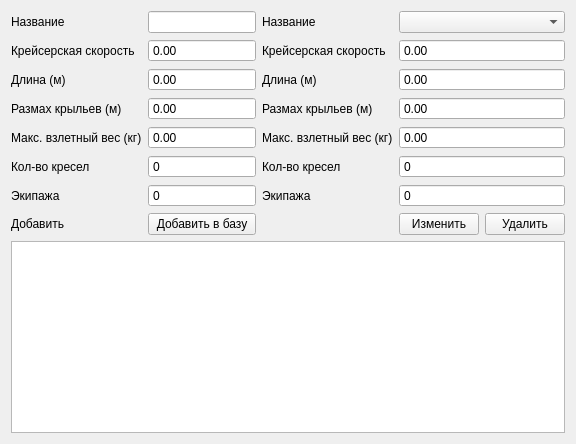
          <widget class="QWidget" name="tab_control_airplane">
           <attribute name="title">
            <string>Самолёты</string>
           </attribute>
           <layout class="QGridLayout" name="gridLayout">
            <item row="0" column="0">
             <layout class="QGridLayout" name="grid_add_airplane">
              <item row="1" column="0">
               <widget class="QLabel" name="label_58">
                <property name="text">
                 <string>Крейсерская скорость</string>
                </property>
               </widget>
              </item>
              <item row="0" column="0">
               <widget class="QLabel" name="label_59">
                <property name="text">
                 <string>Название</string>
                </property>
               </widget>
              </item>
              <item row="3" column="0">
               <widget class="QLabel" name="label_38">
                <property name="text">
                 <string>Длина (м)</string>
                </property>
               </widget>
              </item>
              <item row="7" column="0">
               <widget class="QLabel" name="label_50">
                <property name="text">
                 <string>Экипажа</string>
                </property>
               </widget>
              </item>
              <item row="6" column="0">
               <widget class="QLabel" name="label_49">
                <property name="text">
                 <string>Кол-во кресел</string>
                </property>
               </widget>
              </item>
              <item row="4" column="0">
               <widget class="QLabel" name="label_37">
                <property name="text">
                 <string>Размах крыльев (м)</string>
                </property>
               </widget>
              </item>
              <item row="8" column="0">
               <widget class="QLabel" name="label_10">
                <property name="text">
                 <string>Добавить</string>
                </property>
               </widget>
              </item>
              <item row="0" column="1">
               <widget class="QLineEdit" name="lineEdit_airplane_add_name"/>
              </item>
              <item row="5" column="0">
               <widget class="QLabel" name="label_48">
                <property name="text">
                 <string>Макс. взлетный вес (кг)</string>
                </property>
               </widget>
              </item>
              <item row="8" column="1">
               <widget class="QPushButton" name="pushButton_airplane_add">
                <property name="enabled">
                 <bool>true</bool>
                </property>
                <property name="text">
                 <string>Добавить в базу</string>
                </property>
               </widget>
              </item>
              <item row="6" column="1">
               <widget class="QSpinBox" name="spinBox_airplane_add_chair">
                <property name="buttonSymbols">
                 <enum>QAbstractSpinBox::NoButtons</enum>
                </property>
                <property name="maximum">
                 <number>10000</number>
                </property>
               </widget>
              </item>
              <item row="5" column="1">
               <widget class="QDoubleSpinBox" name="doubleSpinBox_airplane_add_max_fly_width">
                <property name="buttonSymbols">
                 <enum>QAbstractSpinBox::NoButtons</enum>
                </property>
                <property name="maximum">
                 <double>100000.000000000000000</double>
                </property>
               </widget>
              </item>
              <item row="4" column="1">
               <widget class="QDoubleSpinBox" name="doubleSpinBox_airplane_add_wingspan">
                <property name="buttonSymbols">
                 <enum>QAbstractSpinBox::NoButtons</enum>
                </property>
                <property name="maximum">
                 <double>100000.000000000000000</double>
                </property>
               </widget>
              </item>
              <item row="3" column="1">
               <widget class="QDoubleSpinBox" name="doubleSpinBox_airplane_add_length">
                <property name="buttonSymbols">
                 <enum>QAbstractSpinBox::NoButtons</enum>
                </property>
                <property name="maximum">
                 <double>100000.000000000000000</double>
                </property>
               </widget>
              </item>
              <item row="1" column="1">
               <widget class="QDoubleSpinBox" name="doubleSpinBox_airplane_add_cruising_speed">
                <property name="wrapping">
                 <bool>false</bool>
                </property>
                <property name="frame">
                 <bool>true</bool>
                </property>
                <property name="readOnly">
                 <bool>false</bool>
                </property>
                <property name="buttonSymbols">
                 <enum>QAbstractSpinBox::NoButtons</enum>
                </property>
                <property name="accelerated">
                 <bool>false</bool>
                </property>
                <property name="keyboardTracking">
                 <bool>true</bool>
                </property>
                <property name="showGroupSeparator" stdset="0">
                 <bool>false</bool>
                </property>
                <property name="suffix">
                 <string/>
                </property>
                <property name="decimals">
                 <number>2</number>
                </property>
                <property name="maximum">
                 <double>100000.000000000000000</double>
                </property>
                <property name="stepType">
                 <enum>QAbstractSpinBox::DefaultStepType</enum>
                </property>
               </widget>
              </item>
              <item row="7" column="1">
               <widget class="QSpinBox" name="spinBox_airplane_add_crew">
                <property name="buttonSymbols">
                 <enum>QAbstractSpinBox::NoButtons</enum>
                </property>
                <property name="maximum">
                 <number>10000</number>
                </property>
               </widget>
              </item>
             </layout>
            </item>
            <item row="0" column="1">
             <layout class="QGridLayout" name="grid_edit_airplane">
              <item row="0" column="1">
               <widget class="QComboBox" name="comboBox_lineEdit_airplane_edit_name"/>
              </item>
              <item row="5" column="0">
               <widget class="QLabel" name="label_74">
                <property name="text">
                 <string>Макс. взлетный вес (кг)</string>
                </property>
               </widget>
              </item>
              <item row="1" column="0">
               <widget class="QLabel" name="label_75">
                <property name="text">
                 <string>Крейсерская скорость</string>
                </property>
               </widget>
              </item>
              <item row="0" column="0">
               <widget class="QLabel" name="label_60">
                <property name="text">
                 <string>Название</string>
                </property>
               </widget>
              </item>
              <item row="4" column="0">
               <widget class="QLabel" name="label_70">
                <property name="text">
                 <string>Размах крыльев (м)</string>
                </property>
               </widget>
              </item>
              <item row="7" column="0">
               <widget class="QLabel" name="label_71">
                <property name="text">
                 <string>Экипажа</string>
                </property>
               </widget>
              </item>
              <item row="3" column="0">
               <widget class="QLabel" name="label_62">
                <property name="text">
                 <string>Длина (м)</string>
                </property>
               </widget>
              </item>
              <item row="6" column="0">
               <widget class="QLabel" name="label_61">
                <property name="text">
                 <string>Кол-во кресел</string>
                </property>
               </widget>
              </item>
              <item row="8" column="1">
               <layout class="QGridLayout" name="gridLayout_8">
                <item row="0" column="0">
                 <widget class="QPushButton" name="pushButton_airplane_edit">
                  <property name="text">
                   <string>Изменить</string>
                  </property>
                 </widget>
                </item>
                <item row="0" column="1">
                 <widget class="QPushButton" name="pushButton_airplane_remove">
                  <property name="text">
                   <string>Удалить</string>
                  </property>
                 </widget>
                </item>
               </layout>
              </item>
              <item row="1" column="1">
               <widget class="QDoubleSpinBox" name="doubleSpinBox_airplane_edit_cruising_speed">
                <property name="buttonSymbols">
                 <enum>QAbstractSpinBox::NoButtons</enum>
                </property>
                <property name="maximum">
                 <double>100000.000000000000000</double>
                </property>
               </widget>
              </item>
              <item row="3" column="1">
               <widget class="QDoubleSpinBox" name="doubleSpinBox_airplane_edit_length">
                <property name="buttonSymbols">
                 <enum>QAbstractSpinBox::NoButtons</enum>
                </property>
                <property name="maximum">
                 <double>100000.000000000000000</double>
                </property>
               </widget>
              </item>
              <item row="4" column="1">
               <widget class="QDoubleSpinBox" name="doubleSpinBox_airplane_edit_wingspan">
                <property name="buttonSymbols">
                 <enum>QAbstractSpinBox::NoButtons</enum>
                </property>
                <property name="maximum">
                 <double>100000.000000000000000</double>
                </property>
               </widget>
              </item>
              <item row="5" column="1">
               <widget class="QDoubleSpinBox" name="doubleSpinBox_airplane_edit_max_fly_width">
                <property name="buttonSymbols">
                 <enum>QAbstractSpinBox::NoButtons</enum>
                </property>
                <property name="maximum">
                 <double>100000.000000000000000</double>
                </property>
               </widget>
              </item>
              <item row="6" column="1">
               <widget class="QSpinBox" name="spinBox_airplane_edit_crew">
                <property name="buttonSymbols">
                 <enum>QAbstractSpinBox::NoButtons</enum>
                </property>
                <property name="maximum">
                 <number>10000</number>
                </property>
               </widget>
              </item>
              <item row="7" column="1">
               <widget class="QSpinBox" name="spinBox_airplane_edit_crew_2">
                <property name="buttonSymbols">
                 <enum>QAbstractSpinBox::NoButtons</enum>
                </property>
                <property name="maximum">
                 <number>10000</number>
                </property>
               </widget>
              </item>
             </layout>
            </item>
            <item row="1" column="0" colspan="2">
             <layout class="QGridLayout" name="grid_show_airplanes">
              <item row="0" column="0">
               <widget class="QTableView" name="tableView_2"/>
              </item>
             </layout>
            </item>
           </layout>
          </widget>
